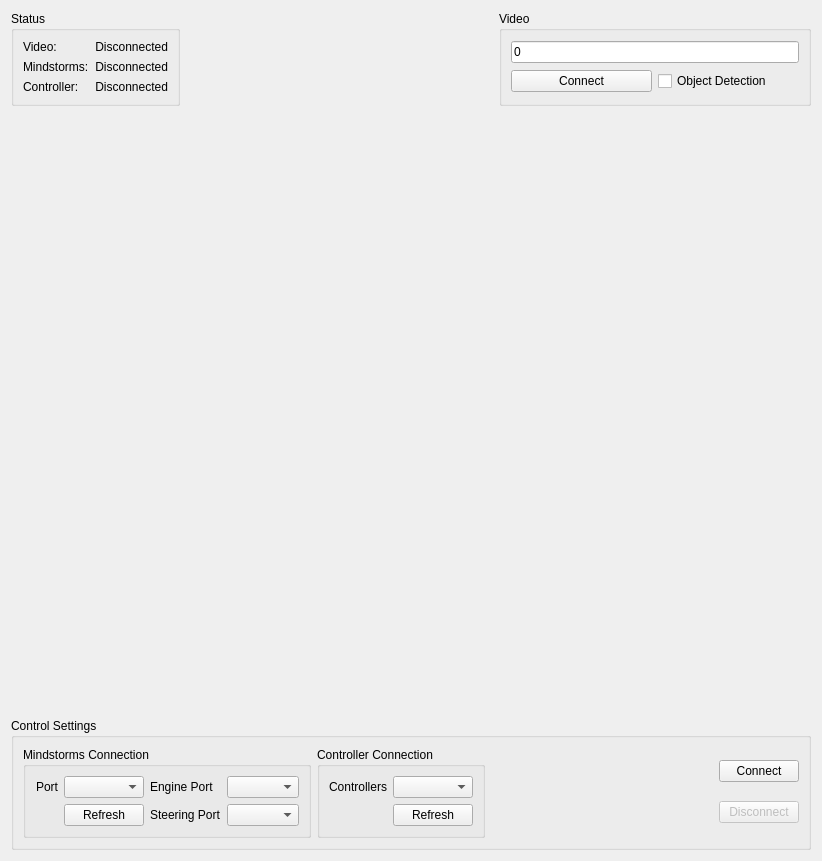
<?xml version="1.0" encoding="UTF-8"?>
<ui version="4.0">
 <class>Form</class>
 <widget class="QWidget" name="Form">
  <property name="geometry">
   <rect>
    <x>0</x>
    <y>0</y>
    <width>822</width>
    <height>835</height>
   </rect>
  </property>
  <property name="windowTitle">
   <string>Form</string>
  </property>
  <property name="styleSheet">
   <string notr="true"/>
  </property>
  <layout class="QVBoxLayout" name="verticalLayout_2">
   <item>
    <layout class="QHBoxLayout" name="horizontalLayout_4">
     <item>
      <layout class="QVBoxLayout" name="verticalLayout_4">
       <item>
        <layout class="QHBoxLayout" name="horizontalLayout">
         <item>
          <widget class="QGroupBox" name="groupBox">
           <property name="sizePolicy">
            <sizepolicy hsizetype="Preferred" vsizetype="Preferred">
             <horstretch>0</horstretch>
             <verstretch>0</verstretch>
            </sizepolicy>
           </property>
           <property name="title">
            <string>Status</string>
           </property>
           <layout class="QGridLayout" name="gridLayout">
            <item row="3" column="1">
             <widget class="QLabel" name="label_controller">
              <property name="text">
               <string>Disconnected</string>
              </property>
              <property name="alignment">
               <set>Qt::AlignRight|Qt::AlignTrailing|Qt::AlignVCenter</set>
              </property>
             </widget>
            </item>
            <item row="2" column="0">
             <widget class="QLabel" name="label_4">
              <property name="text">
               <string>Mindstorms:</string>
              </property>
             </widget>
            </item>
            <item row="2" column="1">
             <widget class="QLabel" name="label_connection">
              <property name="text">
               <string>Disconnected</string>
              </property>
              <property name="alignment">
               <set>Qt::AlignRight|Qt::AlignTrailing|Qt::AlignVCenter</set>
              </property>
             </widget>
            </item>
            <item row="3" column="0">
             <widget class="QLabel" name="label">
              <property name="text">
               <string>Controller:</string>
              </property>
             </widget>
            </item>
            <item row="0" column="1">
             <widget class="QLabel" name="label_video">
              <property name="text">
               <string>Disconnected</string>
              </property>
              <property name="alignment">
               <set>Qt::AlignRight|Qt::AlignTrailing|Qt::AlignVCenter</set>
              </property>
             </widget>
            </item>
            <item row="0" column="0">
             <widget class="QLabel" name="label_3">
              <property name="text">
               <string>Video:</string>
              </property>
             </widget>
            </item>
           </layout>
          </widget>
         </item>
         <item>
          <spacer name="horizontalSpacer">
           <property name="orientation">
            <enum>Qt::Horizontal</enum>
           </property>
           <property name="sizeHint" stdset="0">
            <size>
             <width>40</width>
             <height>20</height>
            </size>
           </property>
          </spacer>
         </item>
         <item>
          <widget class="QGroupBox" name="groupBox_4">
           <property name="title">
            <string>Video</string>
           </property>
           <layout class="QVBoxLayout" name="verticalLayout">
            <item>
             <widget class="QLineEdit" name="input_video">
              <property name="text">
               <string>0</string>
              </property>
             </widget>
            </item>
            <item>
             <layout class="QHBoxLayout" name="horizontalLayout_3">
              <item>
               <widget class="QPushButton" name="button_video_connect">
                <property name="text">
                 <string>Connect</string>
                </property>
               </widget>
              </item>
              <item>
               <widget class="QCheckBox" name="checkbox_od">
                <property name="text">
                 <string>Object Detection</string>
                </property>
               </widget>
              </item>
             </layout>
            </item>
           </layout>
          </widget>
         </item>
        </layout>
       </item>
       <item>
        <widget class="QLabel" name="image_label">
         <property name="enabled">
          <bool>true</bool>
         </property>
         <property name="sizePolicy">
          <sizepolicy hsizetype="Fixed" vsizetype="Fixed">
           <horstretch>0</horstretch>
           <verstretch>0</verstretch>
          </sizepolicy>
         </property>
         <property name="minimumSize">
          <size>
           <width>800</width>
           <height>600</height>
          </size>
         </property>
         <property name="maximumSize">
          <size>
           <width>800</width>
           <height>600</height>
          </size>
         </property>
         <property name="text">
          <string/>
         </property>
         <property name="alignment">
          <set>Qt::AlignCenter</set>
         </property>
         <property name="margin">
          <number>0</number>
         </property>
        </widget>
       </item>
       <item>
        <widget class="QGroupBox" name="groupBox_6">
         <property name="title">
          <string>Control Settings</string>
         </property>
         <layout class="QGridLayout" name="gridLayout_5">
          <item row="0" column="2">
           <spacer name="horizontalSpacer_2">
            <property name="orientation">
             <enum>Qt::Horizontal</enum>
            </property>
            <property name="sizeHint" stdset="0">
             <size>
              <width>40</width>
              <height>20</height>
             </size>
            </property>
           </spacer>
          </item>
          <item row="0" column="1">
           <widget class="QGroupBox" name="groupBox_3">
            <property name="title">
             <string>Controller Connection</string>
            </property>
            <layout class="QGridLayout" name="gridLayout_4">
             <item row="0" column="1">
              <widget class="QComboBox" name="input_controller"/>
             </item>
             <item row="0" column="0">
              <widget class="QLabel" name="label_2">
               <property name="text">
                <string>Controllers</string>
               </property>
               <property name="alignment">
                <set>Qt::AlignRight|Qt::AlignTrailing|Qt::AlignVCenter</set>
               </property>
              </widget>
             </item>
             <item row="1" column="1">
              <widget class="QPushButton" name="button_controller_refresh">
               <property name="text">
                <string>Refresh</string>
               </property>
              </widget>
             </item>
            </layout>
           </widget>
          </item>
          <item row="0" column="0">
           <widget class="QGroupBox" name="groupBox_2">
            <property name="title">
             <string>Mindstorms Connection</string>
            </property>
            <layout class="QGridLayout" name="gridLayout_2">
             <item row="1" column="0">
              <widget class="QLabel" name="label_6">
               <property name="text">
                <string>Port</string>
               </property>
               <property name="alignment">
                <set>Qt::AlignRight|Qt::AlignTrailing|Qt::AlignVCenter</set>
               </property>
               <property name="buddy">
                <cstring>input_connect</cstring>
               </property>
              </widget>
             </item>
             <item row="1" column="1">
              <widget class="QComboBox" name="input_connect"/>
             </item>
             <item row="1" column="2">
              <widget class="QLabel" name="label_5">
               <property name="text">
                <string>Engine Port</string>
               </property>
              </widget>
             </item>
             <item row="1" column="3">
              <widget class="QComboBox" name="input_engine_port"/>
             </item>
             <item row="4" column="2">
              <widget class="QLabel" name="label_7">
               <property name="text">
                <string>Steering Port</string>
               </property>
              </widget>
             </item>
             <item row="4" column="3">
              <widget class="QComboBox" name="input_steering_port"/>
             </item>
             <item row="4" column="1">
              <widget class="QPushButton" name="button_refresh">
               <property name="text">
                <string>Refresh</string>
               </property>
              </widget>
             </item>
            </layout>
           </widget>
          </item>
          <item row="0" column="4">
           <layout class="QVBoxLayout" name="verticalLayout_3">
            <item>
             <widget class="QPushButton" name="button_connect_control">
              <property name="text">
               <string>Connect</string>
              </property>
             </widget>
            </item>
            <item>
             <widget class="QPushButton" name="button_disconnect_control">
              <property name="enabled">
               <bool>false</bool>
              </property>
              <property name="text">
               <string>Disconnect</string>
              </property>
             </widget>
            </item>
           </layout>
          </item>
         </layout>
        </widget>
       </item>
      </layout>
     </item>
    </layout>
   </item>
  </layout>
 </widget>
 <resources/>
 <connections/>
</ui>
